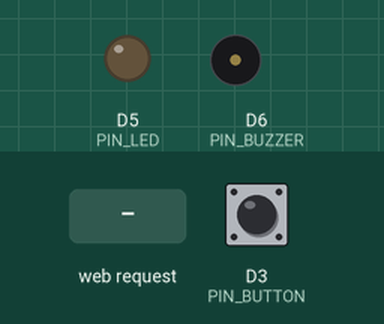
This sketch was run on a simulated ESP8266 (NodeMCU). Parts: output pins drawn as LEDs (lit = HIGH), buzzer (waves = sounding). Dashed ring = blinking. The inputs (shaded band) are chosen by the test bench; at power-on: D3 (PIN_BUTTON) HIGH. What the sketch prints to the serial monitor is not drawn.

Above: at 1.3 s.
1.4 s: D3 (PIN_BUTTON) pulled LOW for 0.15 s
At 2.6 s:
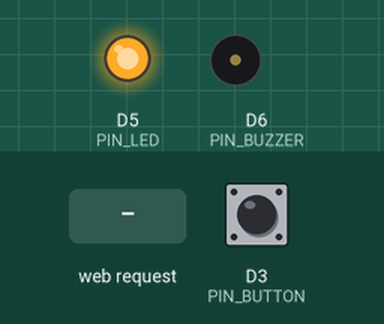
3.0 s: HTTP request GET /api/reset received
At 3.3 s:
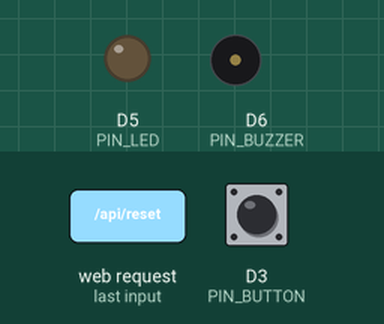
4.5 s: HTTP request GET /api/arm received
At 4.51 s:
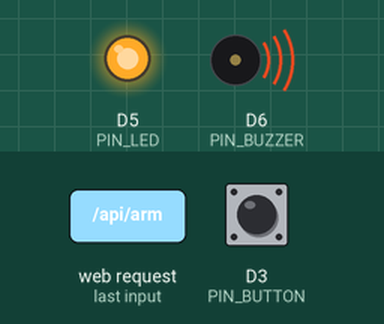
6.0 s: D3 (PIN_BUTTON) pulled LOW for 1 s
At 6.17 s:
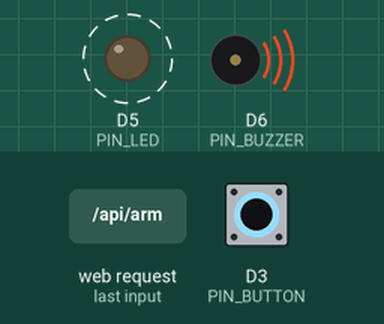
Timing chart, 0 to 10.0 s (numbered marks = the images above; inputs shaded):
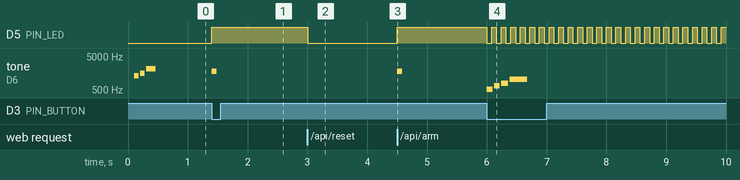

Measured:
- after the input at 1.4 s, D5 (PIN_LED): LOW → HIGH at once; tone on D6 (PIN_BUZZER): silent → 1800 Hz at once, → silent 0.08 s later
- after the input at 3.0 s, D5 (PIN_LED): HIGH → LOW at once
- after the input at 4.5 s, D5 (PIN_LED): LOW → HIGH at once; tone on D6 (PIN_BUZZER): silent → 1800 Hz at once, → silent 0.08 s later
- after the input at 6.0 s, D5 (PIN_LED): alternates HIGH for 0.08 s and LOW for 0.08 s, starting at once; tone on D6 (PIN_BUZZER): plays 523 Hz for 0.10 s, 659 Hz for 0.10 s, 784 Hz for 0.12 s, 1046 Hz for 0.30 s, starting at once
- by itself, tone on D6 (PIN_BUZZER): plays 1318 Hz for 0.08 s, 1568 Hz for 0.08 s, 2093 Hz for 0.16 s

The sketch:

Stage4A-Master.ino
```cpp
/**
 * ============================================================================
 * ⚡ Stage 4A Master: ArenaPod 教室即時搶答大主控 (Lockout Arbiter Gateway)
 * ----------------------------------------------------------------------------
 * 核心特色：
 * 1. 【主從皆可搶】：主機實體按鈕與全體子機皆具備同等搶答權利，微秒級硬體裁決。
 * 2. 【0ms 下降緣鎖定 (Lockout)】：捕獲第一名拍擊瞬間立即鎖定，後續連擊記為名次差。
 * 3. 【SoftAP + Captive Portal】：手機連上熱點「QuizBuzzer_Master_XXXX」自動彈出大看板。
 * 4. 【多端即時推播】：Server-Sent Events (SSE) 即時同步巨型優勝者卡片與各組計分板。
 * 5. 【高阻抗消噪與聲光反饋】：非阻塞音效，優勝者 80ms 爆閃與 Ta-Da 歡呼三連音！
 * ============================================================================
 */

#include <ESP8266WiFi.h>
#include <espnow.h>
#include <ESP8266WebServer.h>
#include <DNSServer.h>
#include "webpage.h"

// --- 硬體腳位定義 (ArenaPod 安全分側標準) ---
const uint8_t PIN_BUTTON  = D3;  // GPIO0: 微動開關訊號 (INPUT_PULLUP)
const uint8_t PIN_BTN_GND = D4;  // GPIO2: 微動 & LED 共用虛擬接地 (0V)
const uint8_t PIN_LED     = D5;  // GPIO14: 大型按鈕 LED 陽極
const uint8_t PIN_BUZZER  = D6;  // GPIO12: 蜂鳴器陽極 (tone 頻率)
const uint8_t PIN_BUZ_GND = D7;  // GPIO13: 蜂鳴器虛擬接地 (靜音時轉 INPUT 高阻抗)

// --- 協定與封包定義 ---
const uint16_t GROUP_ID = 0x4A4A;
uint8_t BROADCAST_MAC[] = {0xFF, 0xFF, 0xFF, 0xFF, 0xFF, 0xFF};

enum MessageType : uint8_t {
  MSG_HEARTBEAT    = 0x01,
  MSG_BUZZ_IN      = 0x02,
  MSG_ARM_ROUND    = 0x03,
  MSG_LOCKOUT      = 0x04,
  MSG_RESET_ROUND  = 0x05
};

struct QuizPacket {
  uint16_t groupId;
  uint8_t  msgType;
  uint8_t  senderId;     // 0 = Master, 1~254 = Slave
  uint8_t  winnerId;     // 優勝者編號
  uint32_t reactionMs;   // 反應時間 (ms)
  char     name[20];     // 暱稱或組名
} __attribute__((packed));

// --- 狀態機定義 ---
enum QuizState : uint8_t {
  STATE_IDLE,    // 等待出題
  STATE_ARMED,   // 開放搶答中
  STATE_LOCKED   // 已決出第一名，鎖定裁決
};

QuizState currentState = STATE_IDLE;
uint32_t roundStartTime = 0;
bool isNewLockEvent = false;

// 排行榜紀錄
struct RankingItem {
  uint8_t id;
  char name[24];
  uint32_t reactionMs;
};
RankingItem rankings[8];
uint8_t rankingCount = 0;

// 網路與服務
ESP8266WebServer server(80);
DNSServer dnsServer;
const byte DNS_PORT = 53;
WiFiClient sseClients[4];

// --- 蜂鳴器非阻塞狀態機 ---
struct ToneNote {
  uint16_t freq;
  uint16_t dur;
};
ToneNote soundQueue[8];
uint8_t soundQueueLen = 0;
uint8_t soundQueueIdx = 0;
uint32_t toneUntil = 0;

void playSound(const ToneNote* notes, uint8_t len) {
  len = min((int)len, 8);
  for (uint8_t i = 0; i < len; i++) {
    soundQueue[i] = notes[i];
  }
  soundQueueLen = len;
  soundQueueIdx = 0;
  toneUntil = 0;
}

void playArmSound() {
  ToneNote n[] = { {1800, 80} };
  playSound(n, 1);
}

void playWinSound() {
  ToneNote n[] = {
    {523, 100}, // C5
    {659, 100}, // E5
    {784, 120}, // G5
    {1046, 300} // C6 Ta-Da!
  };
  playSound(n, 4);
}

void playErrorSound() {
  ToneNote n[] = { {250, 150} };
  playSound(n, 1);
}

void updateBuzzer() {
  uint32_t now = millis();
  if (soundQueueIdx < soundQueueLen) {
    if (now >= toneUntil) {
      ToneNote cur = soundQueue[soundQueueIdx++];
      if (cur.freq > 0) {
        pinMode(PIN_BUZ_GND, OUTPUT);
        digitalWrite(PIN_BUZ_GND, LOW);
        tone(PIN_BUZZER, cur.freq, cur.dur);
      }
      toneUntil = now + cur.dur + 20;
    }
  } else {
    if (now >= toneUntil && toneUntil != 0) {
      noTone(PIN_BUZZER);
      pinMode(PIN_BUZZER, INPUT);
      pinMode(PIN_BUZ_GND, INPUT); // 高阻抗消噪
      toneUntil = 0;
    }
  }
}

// --- LED 狀態機 ---
void updateLED() {
  uint32_t now = millis();
  if (currentState == STATE_IDLE) {
    digitalWrite(PIN_LED, LOW);
  } else if (currentState == STATE_ARMED) {
    digitalWrite(PIN_LED, HIGH); // 開放搶答時恆亮
  } else if (currentState == STATE_LOCKED) {
    if (rankings[0].id == 0) {
      // 主機是第一名：80ms 爆亮快閃！
      digitalWrite(PIN_LED, ((now / 80) % 2 == 0) ? HIGH : LOW);
    } else {
      // 子機是第一名：主機燈熄滅
      digitalWrite(PIN_LED, LOW);
    }
  }
}

// --- 發送 ESP-NOW 廣播封包 ---
void sendBroadcast(MessageType type, uint8_t winnerId = 0, uint32_t reactionMs = 0, const char* name = "") {
  QuizPacket pkt;
  pkt.groupId = GROUP_ID;
  pkt.msgType = type;
  pkt.senderId = 0; // Master
  pkt.winnerId = winnerId;
  pkt.reactionMs = reactionMs;
  strncpy(pkt.name, name, sizeof(pkt.name) - 1);
  pkt.name[sizeof(pkt.name) - 1] = '\0';
  esp_now_send(BROADCAST_MAC, (uint8_t*)&pkt, sizeof(pkt));
}

// --- 推播 SSE 給網頁儀表板 ---
void pushSSE() {
  String json = "{";
  json += "\"state\":\"";
  if (currentState == STATE_IDLE) json += "IDLE";
  else if (currentState == STATE_ARMED) json += "ARMED";
  else if (currentState == STATE_LOCKED) json += "LOCKED";
  json += "\",";

  if (currentState == STATE_LOCKED && rankingCount > 0) {
    json += "\"winnerId\":" + String(rankings[0].id) + ",";
    json += "\"winnerName\":\"" + String(rankings[0].name) + "\",";
    json += "\"reactionTime\":" + String(rankings[0].reactionMs) + ",";
    json += "\"isNewLock\":" + String(isNewLockEvent ? "true" : "false") + ",";
  }

  json += "\"rankings\":[";
  for (uint8_t i = 0; i < rankingCount; i++) {
    if (i > 0) json += ",";
    json += "{";
    json += "\"rank\":" + String(i + 1) + ",";
    json += "\"id\":" + String(rankings[i].id) + ",";
    json += "\"name\":\"" + String(rankings[i].name) + "\",";
    json += "\"time\":" + String(rankings[i].reactionMs);
    json += "}";
  }
  json += "]";
  json += "}";
  isNewLockEvent = false;

  String sseMsg = "data: " + json + "\n\n";
  for (int i = 0; i < 4; i++) {
    if (sseClients[i] && sseClients[i].connected()) {
      sseClients[i].print(sseMsg);
    }
  }
}

// --- 裁決鎖定核心 ---
void triggerLockout(uint8_t id, const char* name, uint32_t rxTime) {
  uint32_t reaction = (rxTime >= roundStartTime) ? (rxTime - roundStartTime) : 1;

  if (currentState == STATE_ARMED) {
    // 誕生第一名！
    currentState = STATE_LOCKED;
    rankingCount = 1;
    rankings[0].id = id;
    strncpy(rankings[0].name, name, sizeof(rankings[0].name));
    rankings[0].reactionMs = reaction;
    isNewLockEvent = true;

    // 廣播鎖定指令給所有子機
    sendBroadcast(MSG_LOCKOUT, id, reaction, name);

    // 聲光效果
    if (id == 0) {
      playWinSound(); // 主機自己搶到！
    } else {
      playWinSound(); // 子機搶到，主控台也歡呼！
    }
    pushSSE();
  } else if (currentState == STATE_LOCKED) {
    // 已經鎖定，記錄後續 2~8 名
    for (uint8_t i = 0; i < rankingCount; i++) {
      if (rankings[i].id == id) return; // 避免同一人重複洗榜
    }
    if (rankingCount < 8) {
      rankings[rankingCount].id = id;
      strncpy(rankings[rankingCount].name, name, sizeof(rankings[rankingCount].name));
      rankings[rankingCount].reactionMs = reaction;
      rankingCount++;
      pushSSE();
    }
  }
}

// --- 開放搶答 ---
void armQuiz() {
  currentState = STATE_ARMED;
  rankingCount = 0;
  roundStartTime = millis();
  isNewLockEvent = false;
  sendBroadcast(MSG_ARM_ROUND);
  playArmSound();
  pushSSE();
}

// --- 重置下一題 ---
void resetQuiz() {
  currentState = STATE_IDLE;
  rankingCount = 0;
  isNewLockEvent = false;
  sendBroadcast(MSG_RESET_ROUND);
  pushSSE();
}

// --- ESP-NOW 接收回呼 ---
void onDataRecv(uint8_t *mac, uint8_t *incomingData, uint8_t len) {
  if (len != sizeof(QuizPacket)) return;
  QuizPacket pkt;
  memcpy(&pkt, incomingData, sizeof(QuizPacket));
  if (pkt.groupId != GROUP_ID) return;

  uint32_t now = millis();
  if (pkt.msgType == MSG_BUZZ_IN) {
    char defaultName[24];
    if (strlen(pkt.name) > 0) {
      strncpy(defaultName, pkt.name, sizeof(defaultName));
    } else {
      snprintf(defaultName, sizeof(defaultName), "Pod %d (第 %d 組)", pkt.senderId, pkt.senderId);
    }
    triggerLockout(pkt.senderId, defaultName, now);
  }
}

// --- 按鈕感測與防彈跳 ---
bool lastButtonState = HIGH;
uint32_t lastDebounceTime = 0;
const uint32_t DEBOUNCE_DELAY = 200;

void handleButton() {
  int reading = digitalRead(PIN_BUTTON);
  uint32_t now = millis();

  // 下降緣檢測 (0ms 零延遲搶答)
  if (lastButtonState == HIGH && reading == LOW) {
    if (now - lastDebounceTime > DEBOUNCE_DELAY) {
      lastDebounceTime = now;

      if (currentState == STATE_ARMED) {
        // 👑 主機親自搶答！
        triggerLockout(0, "👑 主控台 (Pod 0)", now);
      } else if (currentState == STATE_LOCKED) {
        // 若已鎖定，按一下主機按鈕直接進入「下一題開放搶答」！
        armQuiz();
      } else if (currentState == STATE_IDLE) {
        // 待命時按按鈕：直接開放搶答！
        armQuiz();
      }
    }
  }
  lastButtonState = reading;
}

// --- Web 路由設定 ---
void setupWebServer() {
  server.on("/", HTTP_GET, []() {
    server.send_P(200, "text/html", PAGE_INDEX);
  });

  server.on("/api/arm", HTTP_GET, []() {
    armQuiz();
    server.send(200, "application/json", "{\"status\":\"ARMED\"}");
  });

  server.on("/api/reset", HTTP_GET, []() {
    resetQuiz();
    server.send(200, "application/json", "{\"status\":\"IDLE\"}");
  });

  // SSE 即時推播端點
  server.on("/events", HTTP_GET, []() {
    WiFiClient client = server.client();
    int slot = -1;
    for (int i = 0; i < 4; i++) {
      if (!sseClients[i] || !sseClients[i].connected()) {
        slot = i;
        break;
      }
    }
    if (slot == -1) {
      server.send(503, "text/plain", "Too many clients");
      return;
    }
    sseClients[slot] = client;
    client.println("HTTP/1.1 200 OK");
    client.println("Content-Type: text/event-stream");
    client.println("Cache-Control: no-cache");
    client.println("Connection: keep-alive");
    client.println("Access-Control-Allow-Origin: *");
    client.println();
    pushSSE();
  });

  // Captive Portal 探測路由 (Android / iOS 自動彈窗)
  server.on("/generate_204", HTTP_GET, []() {
    server.sendHeader("Location", "http://192.168.4.1/", true);
    server.send(302, "text/plain", "");
  });
  server.on("/hotspot-detect.html", HTTP_GET, []() {
    server.sendHeader("Location", "http://192.168.4.1/", true);
    server.send(302, "text/plain", "");
  });

  server.onNotFound([]() {
    server.sendHeader("Location", "http://192.168.4.1/", true);
    server.send(302, "text/plain", "");
  });

  server.begin();
}

void setup() {
  Serial.begin(115200);
  delay(100);

  // 硬體腳位初始化
  pinMode(PIN_BUTTON, INPUT_PULLUP);
  pinMode(PIN_BTN_GND, OUTPUT);
  digitalWrite(PIN_BTN_GND, LOW);

  pinMode(PIN_LED, OUTPUT);
  digitalWrite(PIN_LED, LOW);

  pinMode(PIN_BUZZER, INPUT);
  pinMode(PIN_BUZ_GND, INPUT);

  // 開機開場音
  ToneNote startNotes[] = { {1318, 80}, {1568, 80}, {2093, 160} }; // E6-G6-C7
  playSound(startNotes, 3);

  // 啟動 Wi-Fi (AP + STA 模式)
  WiFi.mode(WIFI_AP_STA);
  String mac = WiFi.macAddress();
  mac.replace(":", "");
  String apName = "QuizBuzzer_Master_" + mac.substring(mac.length() - 4);

  IPAddress apIP(192, 168, 4, 1);
  IPAddress netMsk(255, 255, 255, 0);
  WiFi.softAPConfig(apIP, apIP, netMsk);
  WiFi.softAP(apName.c_str(), "", 1, 0, 4);

  // 啟動 Captive Portal DNS 伺服器
  dnsServer.start(DNS_PORT, "*", apIP);

  // 初始化 ESP-NOW
  if (esp_now_init() != 0) {
    Serial.println("ESP-NOW Init Failed!");
  } else {
    esp_now_set_self_role(ESP_NOW_ROLE_COMBO);
    esp_now_add_peer(BROADCAST_MAC, ESP_NOW_ROLE_COMBO, 1, NULL, 0);
    esp_now_register_recv_cb(onDataRecv);
  }

  setupWebServer();
  Serial.printf("\n⚡ Stage 4A Master 就緒！熱點: %s | 網址: http://192.168.4.1\n", apName.c_str());
}

void loop() {
  // 1. 微秒級感測優先置頂
  handleButton();

  // 2. 聲光與狀態機更新
  updateBuzzer();
  updateLED();

  // 3. DNS 與 Web 服務
  dnsServer.processNextRequest();
  server.handleClient();
}
```

Source omitted: webpage.h (15267 bytes)
